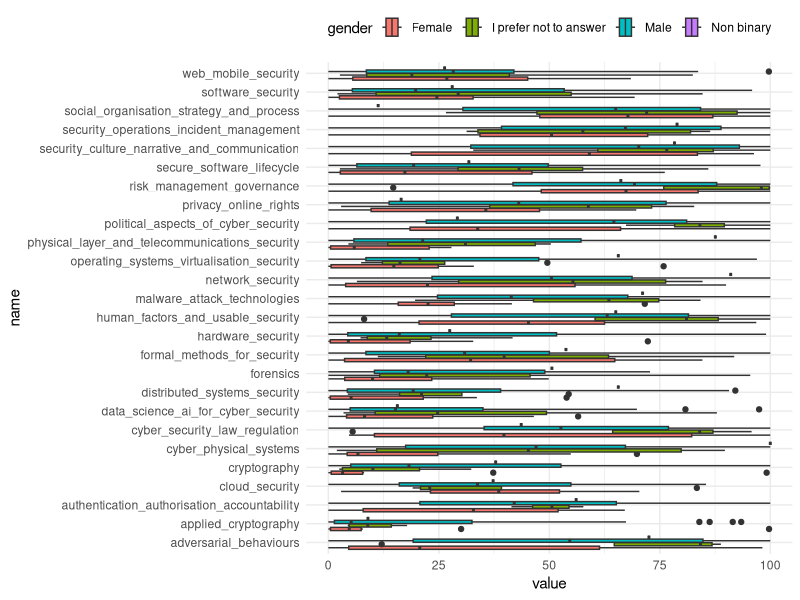
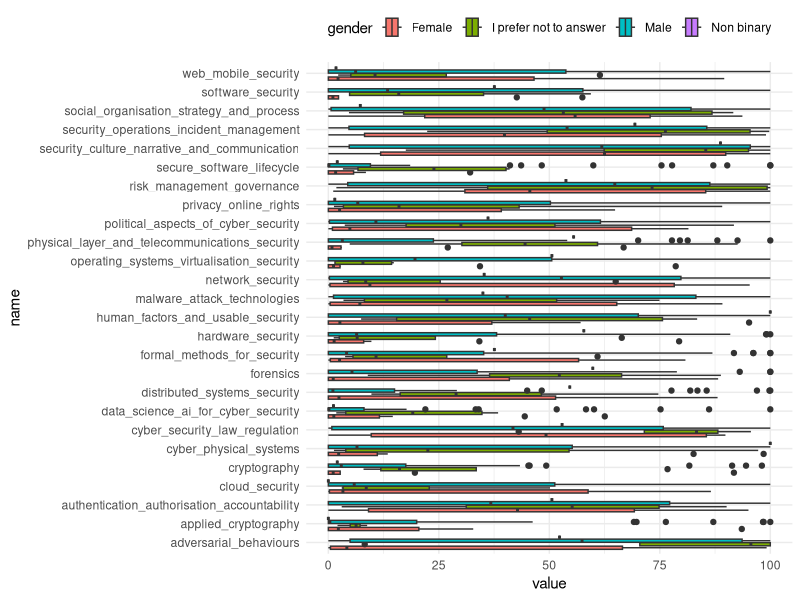

These charts were generated, in order, by the following R code:
## ---- chunk 1
#| echo: false
#| warning: false

library(ggplot2)
library(dplyr)
library(tidyr)
library(stringr)
library(skimr)

responses <- read.csv("../data/raw/cyber_expertise_diversity_survey_responses.csv")
scenarios <- read.csv("../data/raw/cyber_expertise_diversity_survey_scenarios.csv")

## ---- chunk 2
#| column: page

skim(responses)
## ---- chunk 3

#| column: page

skim(scenarios)
## ---- chunk 4
#| column: page
#| fig-height: 15
#| fig-width: 13
#| warning: false
df <- responses |> 
  select(gender, starts_with("expertise_comb_")) |> 
  pivot_longer(!gender) |> 
  mutate(name = str_remove(name, "expertise_comb_"))

ggplot(df, aes(y = name, x = value, fill = gender)) +
  geom_boxplot() +
  theme_minimal() +
  theme(legend.position="top")
## ---- chunk 5
#| column: page
#| fig-height: 15
#| fig-width: 13
#| warning: false
scenario_risk_gender <- scenarios |> 
  select(gender, starts_with("scenario_expertise_portfolio_")) |> 
  pivot_longer(!gender) |> 
  mutate(name = str_remove(name, "scenario_expertise_portfolio_"))

ggplot(scenario_risk_gender,aes(y = name, x = value, fill = gender)) +
  geom_boxplot() +
  theme_minimal() +
  theme(legend.position="top")
